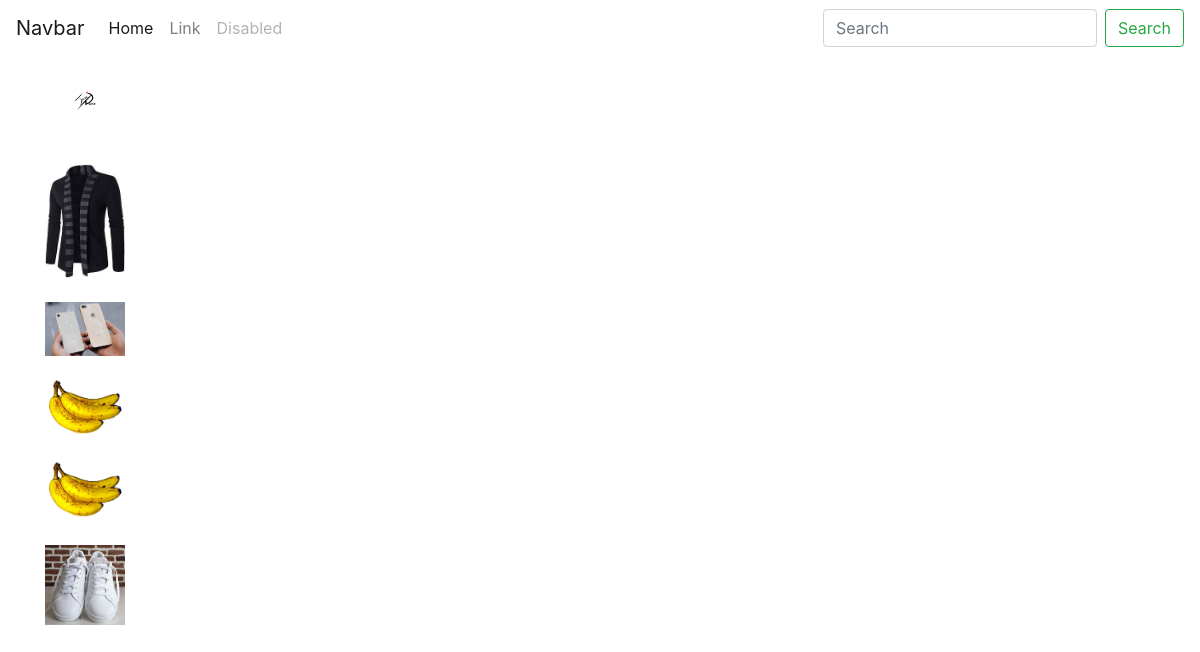
The app's page /client, older data.
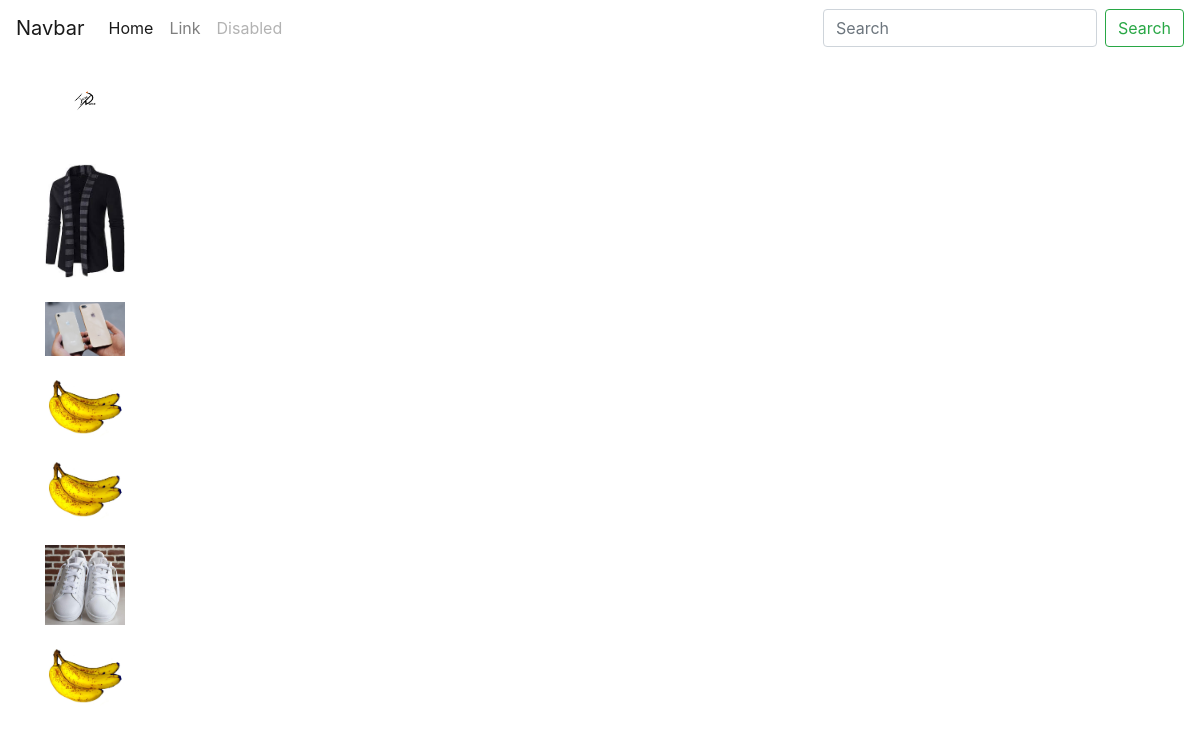
The same page, newer data.
### vendeur_accounts/models.py (models this page shows, shortened)
class Produit(models.Model):
    uuid = models.UUIDField(default=uuid.uuid4, primary_key=True)
    nom = models.CharField(max_length=15)
    description = models.TextField()
    prix = models.DecimalField(max_digits=5, decimal_places=2)
    cover = models.ImageField(upload_to="photo/")
    created_at = models.DateTimeField(auto_now=True)
    last_modification = models.DateTimeField(auto_now_add=True)
    categorie = models.ForeignKey(Categorie, models.PROTECT, null=True)

### client_accounts/views.py (the view)
# urls.py: path('client', accueil_client),
def accueil_client(request):
    produit = Produit.objects.all()
    return render(request, 'client/home.html', locals())

### client_accounts/templates/client/home.html
{% extends 'top.html' %}
{% block content %}
<div class="container">
{% for product in produit %}
<a href="{% url 'detail' product.uuid %}"><img class="cover" src="{{product.cover.url}}"/></a> <br/>
{% endfor %}
</div>
{% endblock content %}

Row changes from the older to the newer data that the page shows:
added Produit: cover (picture)
